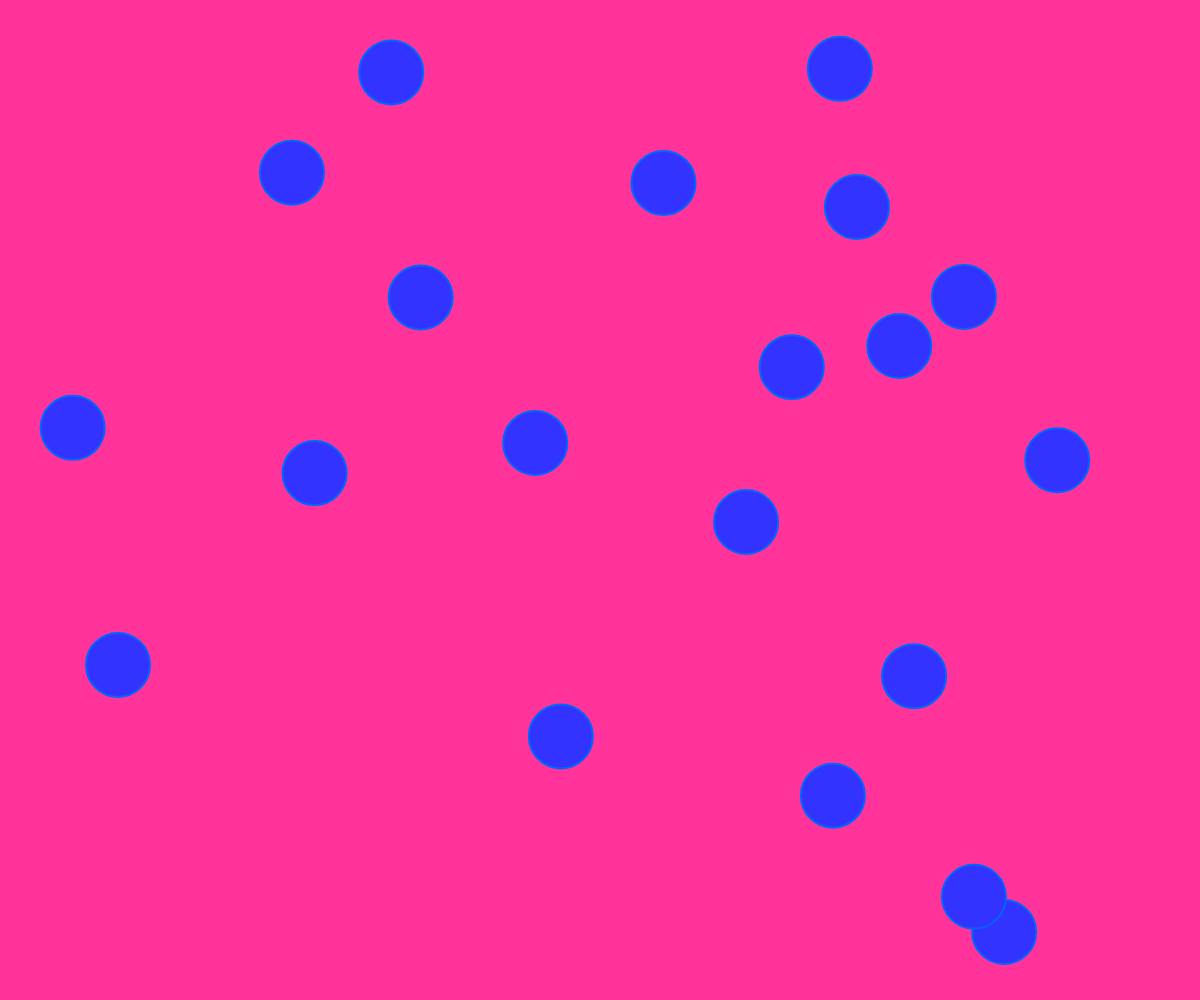
Frame 1 (no input)
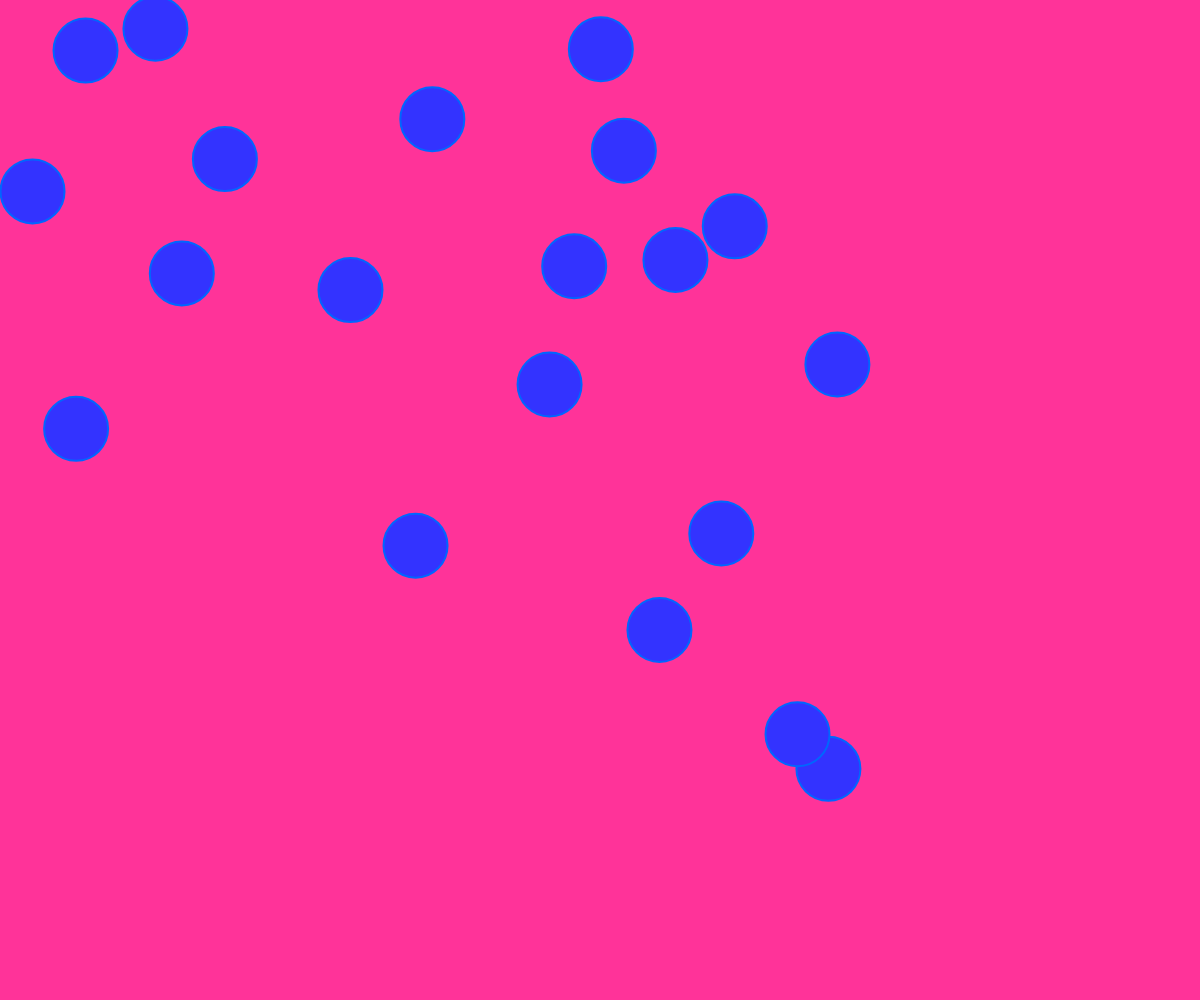
Frame 60 (no input)
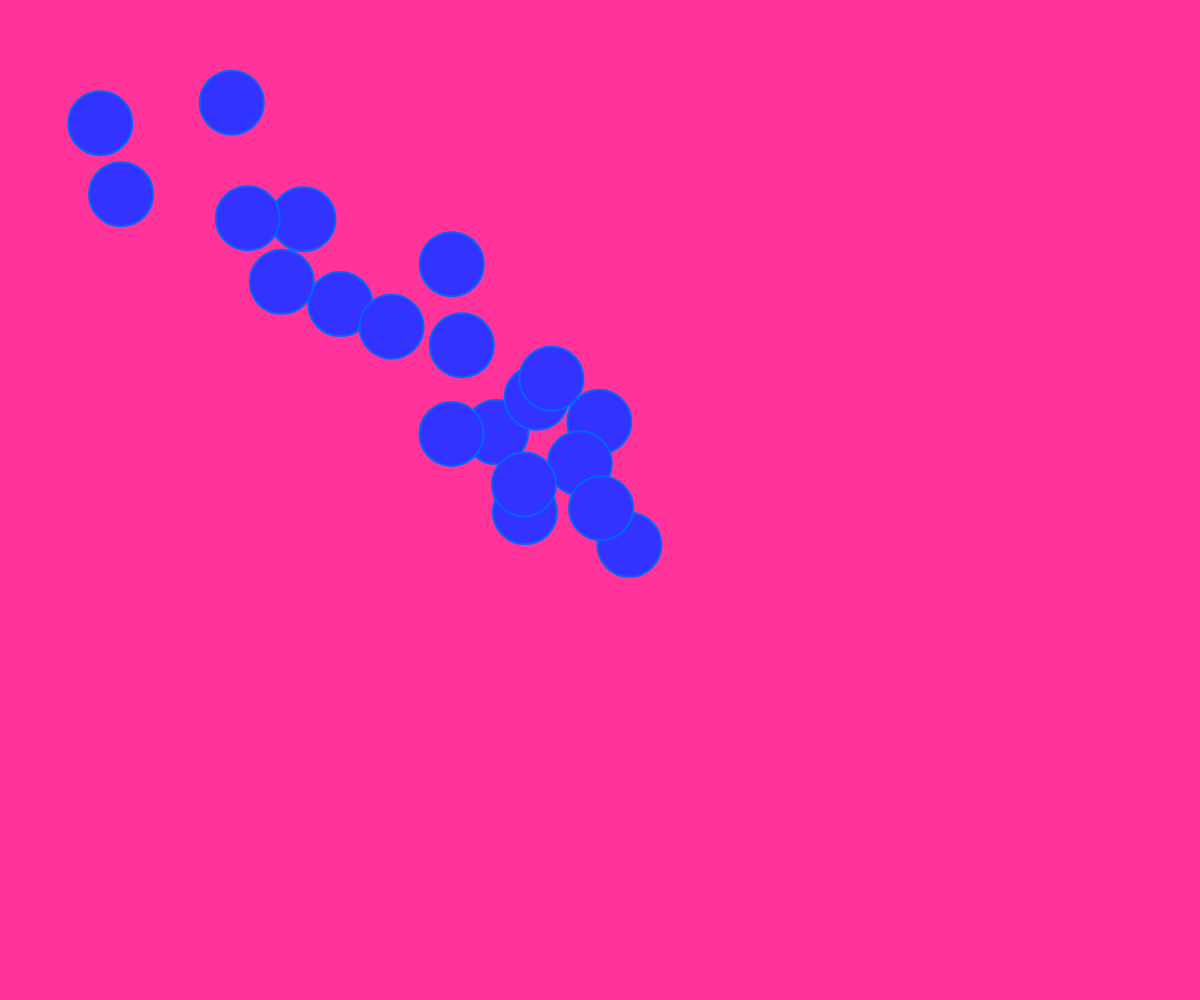
Frame 120 (the mouse pressed at the canvas centre since frame 60)

The p5.js sketch that drew these frames (run headless with seeded random() and noise() and a simulated clock; from frame 60 on, the mouse is pressed at the canvas centre):

// p5.js sketch
// ── sketch.js
// The Nature of Code
// Daniel Shiffman
// http://natureofcode.com

let bg_color_x = 255;
let bg_color_y = 51;
let bg_color_z = 153;

let thicknessOfEllipse = 5;
//rgb(0, 102, 255)

let x = 100;
let y = 100;

let xspeed = 5;
let yspeed = 2;

let position;
let velocity;

let movers = [];

function setup() {
  var cnv = createCanvas(windowWidth, windowHeight);
  cnv.style('display', 'block');
  // background(bg_color_x, bg_color_y, bg_color_z);
  // position = createVector(x, y);
  // velocity = createVector(xspeed, yspeed);  

  for (var i = 0; i < 20; i++) {
    movers[i] = new Mover();
  }
}


function draw() {

  //Uncomment the following to leave a trail behind.
  //updating the background color essentially wipes the slate
  background(bg_color_x, bg_color_y, bg_color_z);

  for (let i = 0; i < movers.length; i++) {
    movers[i].update();
    movers[i].display();
  }

}


function windowResized() {
  resizeCanvas(windowWidth, windowHeight);
  background(bg_color_x, bg_color_y, bg_color_z);
}

// ── mover.js
let stroke_fill_color_x = 51;
let stroke_fill_color_y = 51;
let stroke_fill_color_z = 255;

let stroke_Weight = 2;

let stroke_color_x = 0;
let stroke_color_y = 102;
let stroke_color_z = 255;

let ellipse_width = 64
let ellipse_height = 64

let mag_value = 0.2

class Mover {
    constructor() {
        this.position = createVector(random(width), random(height));
        this.velocity = createVector();
        this.acceleration = createVector();
        this.topspeed = 5;
    }

    update() {
        // Compute a vector that points from position to mouse
        var mouse = createVector(mouseX, mouseY);
        this.acceleration = p5.Vector.sub(mouse, this.position);
        // Set magnitude of acceleration
        this.acceleration.setMag(mag_value);

        this.velocity.add(this.acceleration);
        this.velocity.limit(this.topspeed);
        this.position.add(this.velocity);
    }

    display() {
        // stroke(0);
        // strokeWeight(2);
        // fill(127);
        // ellipse(this.position.x, this.position.y, 48, 48);

        stroke(stroke_color_x, stroke_color_y, stroke_color_z);
        strokeWeight(stroke_Weight);
        fill(stroke_fill_color_x, stroke_fill_color_y, stroke_fill_color_z);
        ellipse(this.position.x, this.position.y, ellipse_width, ellipse_height);
    }
}
